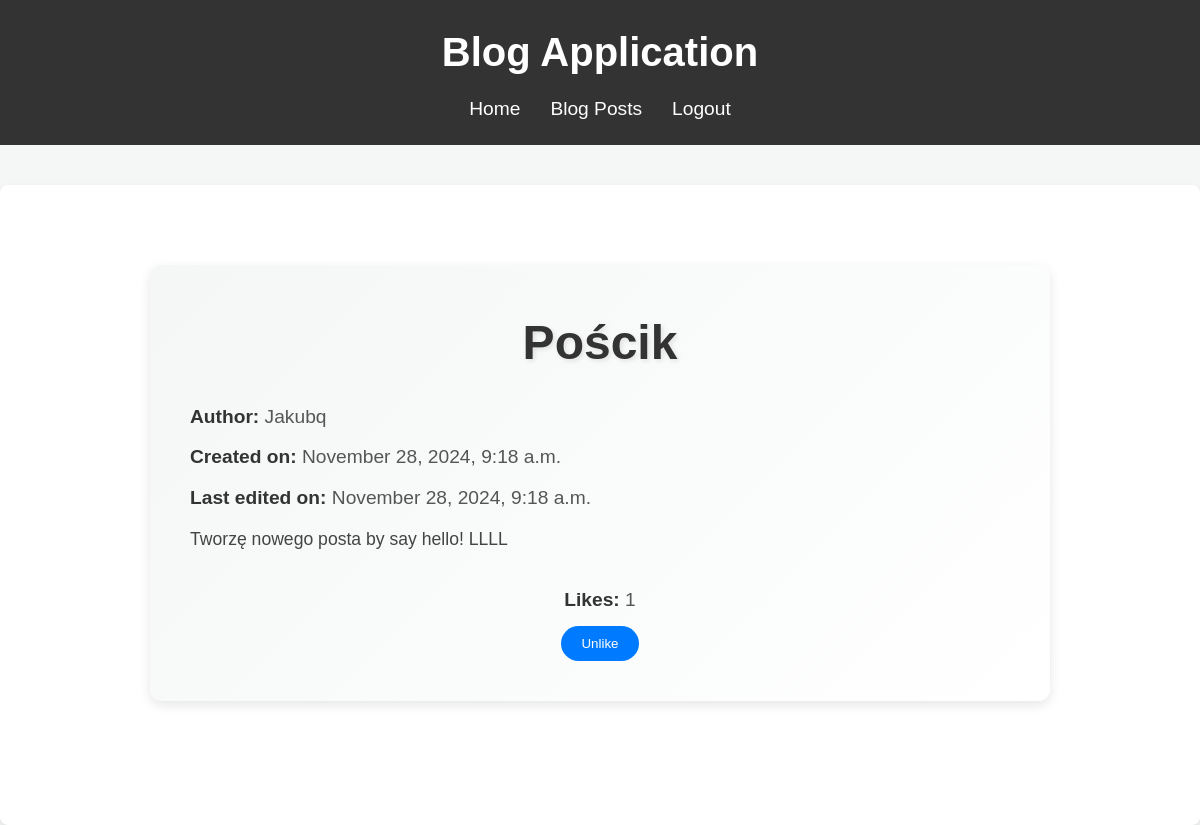
The app's page /post/20/ (signed in) with its own data.
### blog/models.py (models this page shows, shortened)
class Post(models.Model):
    title = models.CharField(max_length=200)
    content = models.TextField()
    created_at = models.DateTimeField(auto_now_add=True)
    updated_at = models.DateTimeField(auto_now=True)
    author = models.ForeignKey(User, on_delete=models.CASCADE)

### blog/views.py (the view)
# urls.py: path('post/<int:post_id>/', views.PostDetail.as_view(), name='post_detail'),
class PostDetail(View):
    def get(self, request, post_id):
        post = get_object_or_404(Post, id=post_id)
        user_liked = Like.objects.filter(user=request.user, post=post).exists()
        return render(request, 'blog/post_detail.html', {'post': post, 'user_liked': user_liked})

### templates/blog/post_detail.html (shortened to what this page needs)
{% extends 'base_generic.html' %}
{% block content %}
  <div class="post-detail-container">
    <h2>{{ post.title }}</h2>
    <p><strong>Author:</strong> {{ post.author }}</p>
    <p><strong>Created on:</strong> {{ post.created_at|date:"F j, Y, g:i a" }}</p>
    {% if post.updated_at %}
      <p><strong>Last edited on:</strong> {{ post.updated_at|date:"F j, Y, g:i a" }}</p>
    {% endif %}
    <div class="post-content">
      <p>{{ post.content }}</p>
    </div>
    <div class="likes-section">
      <p class="likes-count"><strong>Likes:</strong> {{ post.likes.count }}</p>
      {% if user.is_authenticated %}
        <form action="{% url 'post_like' post.id %}" method="post">
          <button type="submit" class="like-button">
            {% if user_liked %}
              Unlike
            {% else %}
              Like
            {% endif %}
          </button>
        </form>
      {% else %}
        <p><a href="{% url 'login' %}">Log in</a> to like this post.</p>
      {% endif %}
    </div>
  </div>
{% endblock %}

### static/css/styles.css (style rules this page uses)
* { margin: 0; padding: 0; box-sizing: border-box; }
body { font-family: 'Arial', sans-serif; background-color: #f4f7f6; color: #333; line-height: 1.6; font-size: 16px; height: 100vh; display: flex; flex-direction: column; overflow: hidden; }
.post-detail-container { background: linear-gradient(135deg, #f4f7f6, #ffffff); padding: 40px; border-radius: 12px; box-shadow: 0 4px 12px rgba(0, 0, 0, 0.1); max-width: 900px; margin: 40px auto; animation: fadeIn 1s ease-in-out; }
.post-detail-container h2 { font-size: 3rem; font-weight: bold; margin-bottom: 20px; color: #333; text-align: center; text-shadow: 2px 2px 5px rgba(0, 0, 0, 0.1); }
.post-detail-container p { font-size: 1.2rem; color: #555; margin-bottom: 10px; }
.post-detail-container p strong { color: #333; }
.post-content p { font-size: 1.1rem; color: #444; line-height: 1.8; margin-bottom: 20px; }
.likes-section { margin-top: 30px; font-size: 1.2rem; text-align: center; }
.likes-section button { padding: 10px 20px; background-color: #007bff; color: white; border: none; border-radius: 30px; cursor: pointer; transition: background-color 0.3s, transform 0.2s ease-in-out; }

### records on screen
Post: title "Pościk", author "Jakubq", created_at "November 28, 2024, 9:18 a.m.", updated_at "November 28, 2024, 9:18 a.m.", content "Tworzę nowego posta by say hello! LLLL", likes.count "1"
